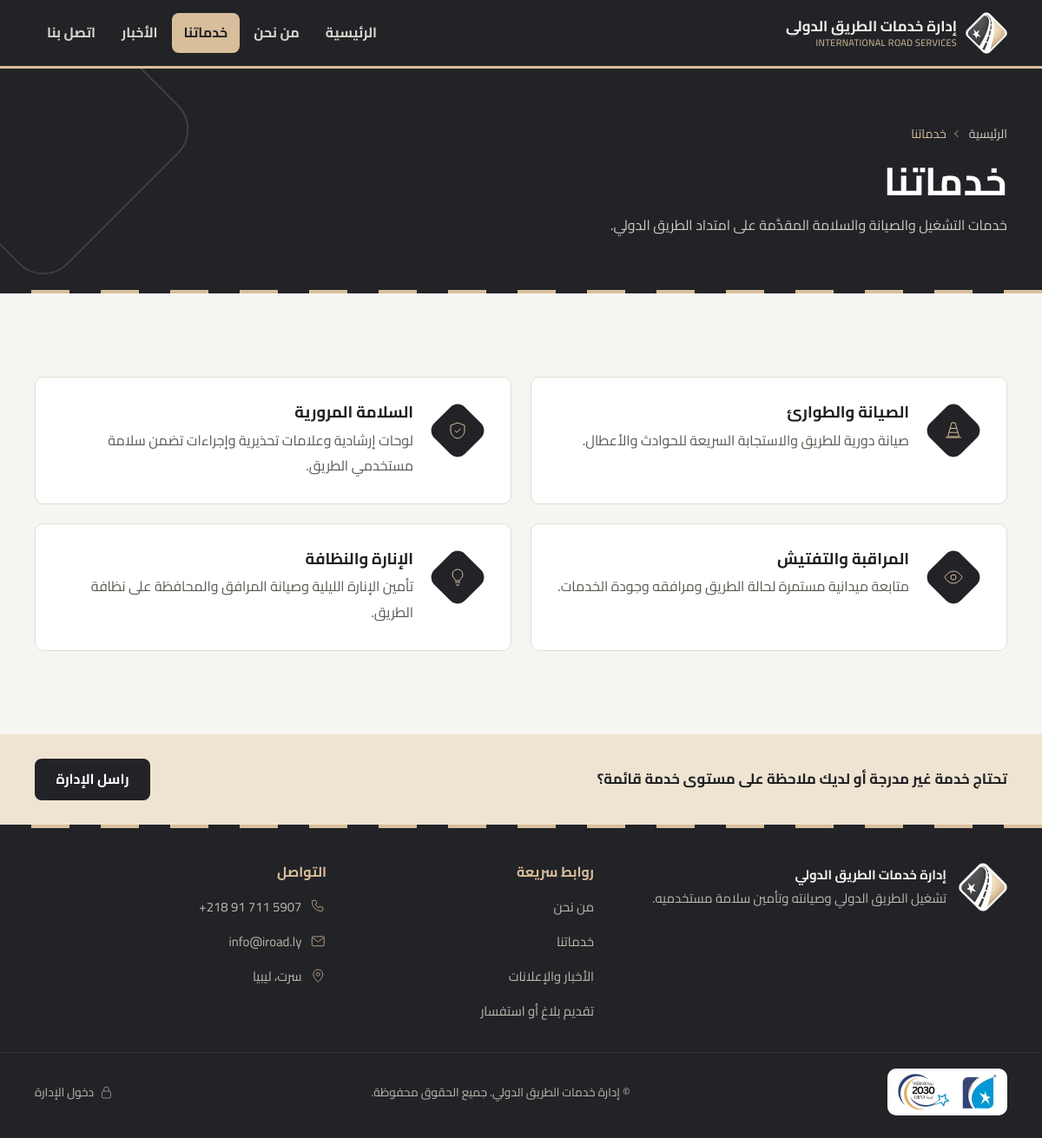
/services, run on the app's committed database.
### tables this page shows
CREATE TABLE services(id integer primary key, title text, body text);

### app.py (the view)
@app.route("/services")
def services():
    return render_template("services.html", rows=db().execute("select * from services").fetchall())

### app.py (called while the page is built)
def db():
    if "db" not in g:
        g.db = sqlite3.connect(DB)
        g.db.row_factory = sqlite3.Row
    return g.db

@app.before_request
def csrf():
    session.setdefault("csrf", secrets.token_hex(16))
    if request.method == "POST" and request.form.get("csrf") != session["csrf"]:
        abort(400)

@app.context_processor
def inject():
    return {"site": SITE, "csrf": session.get("csrf")}

### templates/services.html (shortened to what this page needs)
{% extends "base.html" %}{% from "_macros.html" import icon, page_head %}
{% block content %}
{% set svc_icons = ['tool','shield','eye','light'] %}
{{ page_head('خدماتنا', 'خدمات التشغيل والصيانة والسلامة المقدَّمة على امتداد الطريق الدولي.') }}
<section class="sec">
  <div class="wrap">
    {% if rows %}
    <ul class="cards cards-2" role="list">
      {% for s in rows %}
      <li class="card svc svc-row">
        <span class="svc-ico">{{ icon(svc_icons[loop.index0 % 4]) }}</span>
        <div><h2 class="h3">{{ s.title }}</h2><p>{{ s.body }}</p></div>
      </li>
      {% endfor %}
    </ul>
    {% else %}
    <div class="empty">{{ icon('road') }}<h2 class="h3">لا توجد خدمات منشورة حاليًا</h2><p>للاستفسار عن خدمة معيّنة، راسل الإدارة مباشرة.</p><a class="btn" href="{{ url_for('contact') }}">تواصل معنا</a></div>
    {% endif %}
  </div>
</section>
<section class="band">
  <div class="wrap band-in"><p>تحتاج خدمة غير مدرجة أو لديك ملاحظة على مستوى خدمة قائمة؟</p><a class="btn btn-dark" href="{{ url_for('contact') }}">راسل الإدارة</a></div>
</section>
{% endblock %}

### templates/_macros.html (shortened to what this page needs)
{% macro icon(name, cls='') -%}
<svg class="i {{ cls }}" aria-hidden="true" focusable="false"><use href="{{ url_for('static', filename='img/icons.svg') }}#{{ name }}"/></svg>
{%- endmacro %}
{% macro page_head(title, lead='', crumbs=[]) -%}
<header class="page-h">
  <div class="wrap">
    <nav class="crumbs" aria-label="مسار التنقل">
      <ol>
        <li><a href="{{ url_for('home') }}">الرئيسية</a></li>
        <li aria-current="page">{{ title }}</li>
      </ol>
    </nav>
    <h1>{{ title }}</h1>
    {% if lead %}<p class="lead">{{ lead }}</p>{% endif %}
  </div>
</header>
{%- endmacro %}

### static/css/style.css (style rules this page uses)
:root { --asphalt:#222327; --char:#36373b; --char-2:#4a4b50; --sand:#d8be9b; --sand-2:#c7a87e; --sand-l:#efe4d2; --bronze:#7a5c33; --paper:#f6f5f2; --surface:#fff; --tint:#f1ebe1; --text:#1f2023; --muted:#5b5953; --line:#e2ddd3; --ok:#2b6a43; --ok-bg:#e8f3ec; --err:#a1302a; --err-bg:#fbeceb; --focus:var(--bronze); --r:10px; --r-lg:16px; --wrap:1200px; --gutter:clamp(16px,4.5vw,40px); --hdr:68px; --font:Cairo,"Segoe UI",Tahoma,"Noto Sans Arabic",sans-serif; color-scheme:light; }
*,*::before,*::after { box-sizing:border-box }
html { -webkit-text-size-adjust:100%;text-size-adjust:100%;scroll-padding-top:calc(var(--hdr) + 12px) }
body { margin:0;font:400 1rem/1.85 var(--font);background:var(--paper);color:var(--text);overflow-x:hidden; text-rendering:optimizeLegibility;-webkit-font-smoothing:antialiased }
img,svg { max-width:100%;height:auto;display:block }
a { color:inherit;text-decoration:none }
h1,h2,h3,.h2,.h3 { font-weight:700;line-height:1.3;margin:0 0 .5em;text-wrap:balance }
h1 { font-size:clamp(2rem,1.25rem + 3.6vw,3.5rem);line-height:1.2 }
h2,.h2 { font-size:clamp(1.5rem,1.15rem + 1.6vw,2.2rem) }
h3,.h3 { font-size:1.15rem }
p { margin:0 0 1em }
ul[role=list],ol { list-style:none;margin:0;padding:0 }
.wrap { max-width:var(--wrap);margin-inline:auto;padding-inline:var(--gutter) }
.i { width:1.25em;height:1.25em;flex:none;fill:none;stroke:currentColor }
.top,.foot,.hero,.page-h,.sec-dark,.card-dark,.cta,.stat-hot { --focus:var(--sand) }
.btn { display:inline-flex;align-items:center;justify-content:center;gap:.5em;min-height:48px;padding:.55em 1.4em; border:2px solid var(--sand);border-radius:8px;background:var(--sand);color:var(--asphalt); font:700 1rem/1.2 var(--font);cursor:pointer;transition:background-color .15s,border-color .15s,color .15s;text-align:center }
.btn-dark { background:var(--asphalt);border-color:var(--asphalt);color:#fff }
.card { background:var(--surface);border:1px solid var(--line);border-radius:var(--r);padding:clamp(20px,3vw,28px) }
.cards { display:grid;gap:clamp(14px,2vw,22px);grid-template-columns:1fr }
.sec { padding-block:clamp(48px,8vw,96px) }
.svc { display:grid;align-content:start;gap:4px;transition:border-color .15s }
.svc-ico { display:grid;place-items:center;width:50px;height:50px;margin:6px 6px 16px;border-radius:12px; background:var(--asphalt);color:var(--sand);transform:rotate(45deg) }
.svc-ico .i { transform:rotate(-45deg);width:24px;height:24px }
.svc h3,.svc .h3 { margin:0 0 .3em }
.svc p { margin:0;color:var(--muted) }
.svc-row { grid-template-columns:auto 1fr;gap:18px;align-items:start }
.svc-row .svc-ico { margin:8px }
.page-h { position:relative;overflow:hidden;background:var(--asphalt);color:#fff;padding-block:clamp(28px,5vw,56px) clamp(36px,6vw,64px) }
.page-h::before { content:"";position:absolute;inset-inline-end:-80px;top:-60px;width:260px;height:260px;border-radius:40px; border:2px solid rgba(216,190,155,.18);transform:rotate(45deg) }
.page-h::after { content:"";position:absolute;inset-inline:0;bottom:0;height:4px; background:repeating-linear-gradient(to left,var(--sand) 0 44px,transparent 44px 80px) }
.page-h h1 { margin:0;font-size:clamp(1.8rem,1.3rem + 2.4vw,2.8rem) }
.page-h .lead { color:#cfcabf;margin:.5em 0 0;max-width:60ch }
.crumbs ol { display:flex;flex-wrap:wrap;align-items:center;gap:2px 0;font-size:.88rem;margin-bottom:10px }
.crumbs li { display:flex;align-items:center;color:var(--sand) }
.crumbs li+li::before { content:"";width:.45em;height:.45em;margin-inline:.7em;border-left:1.5px solid currentColor; border-bottom:1.5px solid currentColor;transform:rotate(45deg);opacity:.6 }
.crumbs a { color:#cfcabf;padding-block:6px }
.band { background:var(--sand-l);color:#1f2023 }
.band-in { display:flex;flex-wrap:wrap;gap:14px 28px;align-items:center;justify-content:space-between;padding-block:28px }
.band p { margin:0;font-weight:700;font-size:1.05rem }
.foot-contact .i { color:var(--sand) }
@media (min-width:768px) { .cards-2,.cards-3,.cards-4 { grid-template-columns:repeat(2,1fr) } }
@media (min-width:1024px) { :root { --hdr:76px } }

### data on the page
services: title "الصيانة والطوارئ", body "صيانة دورية للطريق والاستجابة السريعة للحوادث والأعطال."
services: title "السلامة المرورية", body "لوحات إرشادية وعلامات تحذيرية وإجراءات تضمن سلامة مستخدمي الطريق."
services: title "المراقبة والتفتيش", body "متابعة ميدانية مستمرة لحالة الطريق ومرافقه وجودة الخدمات."
services: title "الإنارة والنظافة", body "تأمين الإنارة الليلية وصيانة المرافق والمحافظة على نظافة الطريق."

### other printed values
{{ site.name }} "إدارة خدمات الطريق الدولي"
{{ site.en }} "INTERNATIONAL ROAD SERVICES"
{{ l }} "الرئيسية" "من نحن" "خدماتنا" "الأخبار" "اتصل بنا"
{{ title }} "خدماتنا"
{{ lead }} "خدمات التشغيل والصيانة والسلامة المقدَّمة على امتداد الطريق الدولي."
{{ site.phone }} "+218 91 711 5907"
{{ site.email }} "info@iroad.ly"
{{ site.address }} "سرت، ليبيا"
